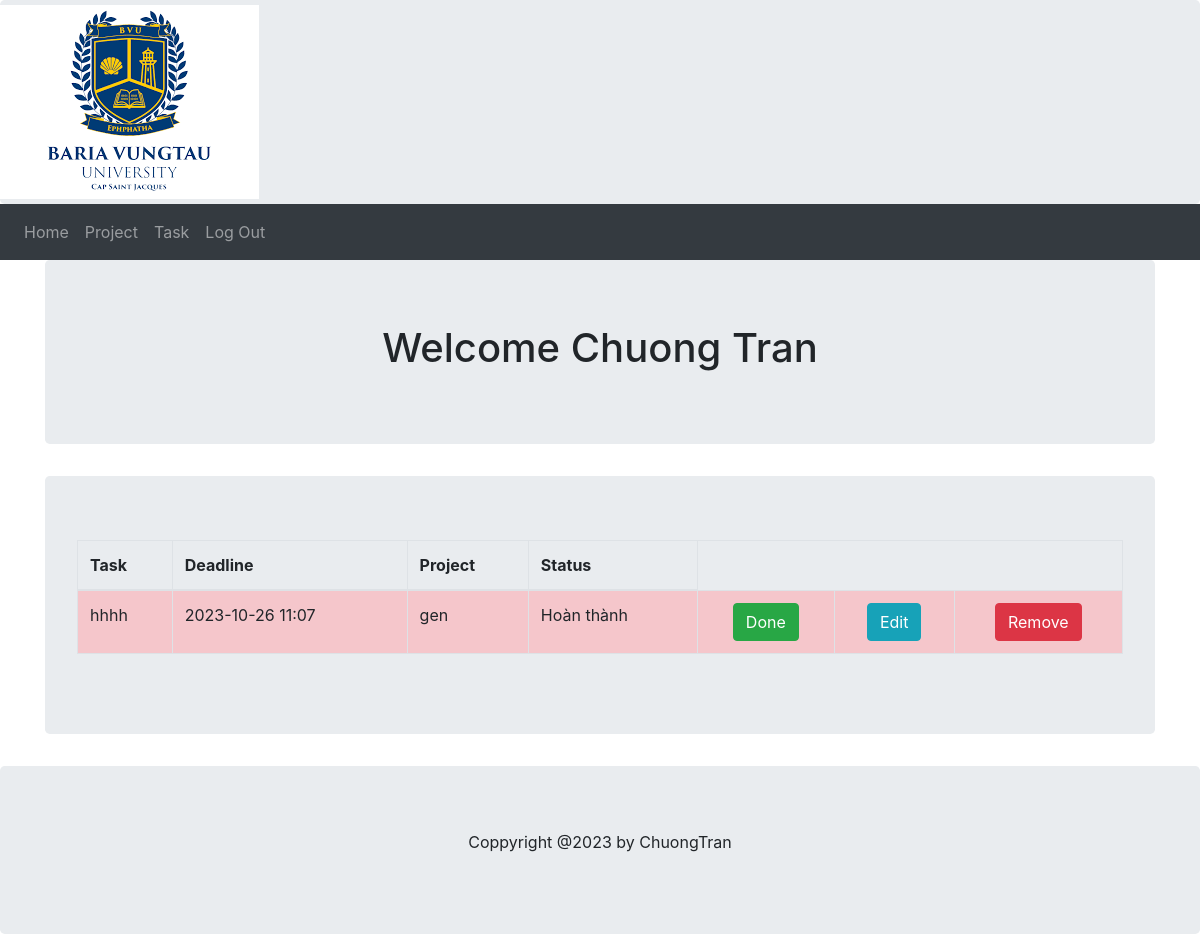
The page /userHome (signed in) on the database its author committed.
### models.py (models this page shows, shortened)
class User(db.Model):
    user_id = db.Column(db.Integer, Sequence('user_id_seq'), primary_key=True)
    first_name = db.Column(db.String(64), index=True, nullable=False)
    last_name = db.Column(db.String(64), index=True, nullable=False)
    email = db.Column(db.String(120), index=True, unique=True, nullable=False)
    password_hash = db.Column(db.String(120), nullable=False)
    projects = db.relationship('Project', back_populates = 'user')

class Task(db.Model):
    task_id = db.Column(db.Integer, Sequence('task_id_seq'), primary_key=True)
    description = db.Column(db.String(255), nullable=False)
    isCompleted = db.Column(db.Boolean, default=False)
    deadline = db.Column(db.DateTime, nullable=True)
    project_id = db.Column(db.Integer, ForeignKey('project.project_id', name='fk_task_project'))
    project = db.relationship('Project', back_populates='tasks')
    priority_id = db.Column(db.Integer, ForeignKey('priority.priority_id', name='fk_task_priority'))
    priority = db.relationship('Priority', back_populates='tasks')
    status_id = db.Column(db.Integer, ForeignKey('status.status_id', name='fk_task_status'))
    status = db.relationship('Status', back_populates='tasks')
    def getPriorityClass(self):
        if (self.priority_id == 1):
            return "table-danger"
        elif (self.priority_id == 2):
            return "table-warning"
        elif (self.priority_id == 3):
            return "table-info"
        else:
            return "table-primary"

class Project(db.Model):
    project_id = db.Column(db.Integer, Sequence('project_id_seq'), primary_key=True)
    name = db.Column(db.String(255), nullable=False)
    description = db.Column(db.String(255), nullable=False)
    deadline = db.Column(db.DateTime, nullable=False)
    tasks = db.relationship('Task', back_populates='project', cascade='all, delete-orphan')
    user_id = db.Column(db.Integer, ForeignKey('user.user_id', name='fk_project_user'))
    user = db.relationship('User', back_populates='projects')
    status_id = db.Column(db.Integer, ForeignKey('status.status_id', name='fk_project_status'))
    status = db.relationship('Status', back_populates='projects')
    def __repr__(self):
        return '{}'.format(self.name)

class Status(db.Model):
    status_id = db.Column(db.Integer, Sequence('status_id_seq'), primary_key=True)
    description = db.Column(db.String(255), nullable=False)
    projects = db.relationship('Project', back_populates='status')
    tasks = db.relationship('Task', back_populates='status')
    def __repr__(self):
        return '{}'.format(self.description)

### main.py (the view)
@app.route('/userHome', methods=['GET', 'POST'])
def userHome():
    _user_id = session.get('user')
    if _user_id:
        user = db.session.query(models.User).filter_by(user_id=_user_id).first()
        projects = user.projects
        tasks = []
        for project in projects:
            tasks.extend(project.tasks)  # Gộp tất cả các nhiệm vụ từ các dự án thành một danh sách
        return render_template('userhome.html', user=user, projects=projects, tasks=tasks)
    else:
        return redirect('/')

### templates/userhome.html (shortened to what this page needs)
{% extends "userbase.html" %}
{% block content %}
    <div class="container">
        <div class="jumbotron text-center">
            <h1>Welcome {{ user.first_name }} {{ user.last_name }}</h1>
        </div>
        {% if tasks %}
        <div class="jumbotron">
            <table class="table table-striped table-bordered table-hover">
                <thead>
                    <tr>
                        <th>Task</th>
                        <th>Deadline</th>
                        <th>Project</th>
                        <th>Status</th>
                    </tr>
                </thead>
                <tbody>
                    {% for task in tasks %}
                        {% if task.isCompleted == False %}
                            <tr class="{{ task.getPriorityClass() }}">
                                <td>{{ task.description }}</td>
                                <td>{{ task.deadline.strftime('%Y-%m-%d %H:%M') }}</td>
                                <td>{{ task.project }}</td>
                                <td>{{ task.status }}</td>
                                <td class="text-center">
                                    <form action="/doneTask" method="post">
                                        <button type="submit" class="btn btn-success">Done</button>
                                    </form>
                                </td>
                                <td class="text-center">
                                    <form action="/editTask" method="post">
                                        <button type="submit" class="btn btn-info">Edit</button>
                                    </form>
                                </td>
                                <td class="text-center">
                                    <form action="/deleteTask" method="post">
                                        <button type="submit" class="btn btn-danger">Remove</button>
                                    </form>
                                </td>
                            </tr>
                        {% endif %}
                    {% endfor %}
                </tbody>
            </table>
        </div>
        {% endif %}
    </div>
{% endblock %}

### rows shown on the page
User: first_name "Chuong", last_name "Tran"
Task: description "hhhh", deadline "2023-10-26 11:07", project "gen", status "Hoàn thành"
